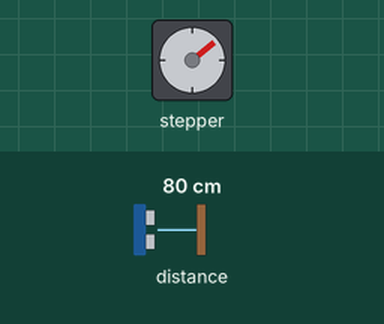
Bench run of a sketch on a simulated Arduino Uno, built with avr-gcc and run on an emulated ATmega328P. Parts: stepper motor. The test bench sets the inputs (shaded band); at power-on: distance to the obstacle 80 cm. Stepper angles assume 4075 steps per turn; what the sketch prints to the serial monitor is not drawn.

Above: at 1.2 s.
1.3 s: distance to the obstacle set to 2 cm
At 1.66 s:
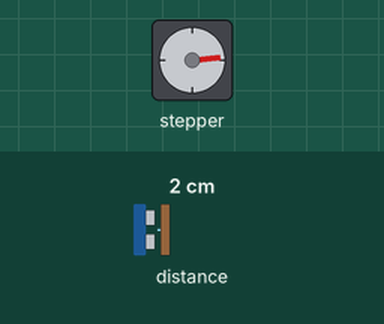
4.3 s: distance to the obstacle set to 18 cm
At 4.66 s:
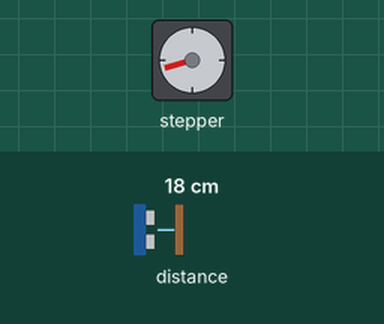
Timing chart, 0 to 13.3 s (numbered marks = the images above; inputs shaded):
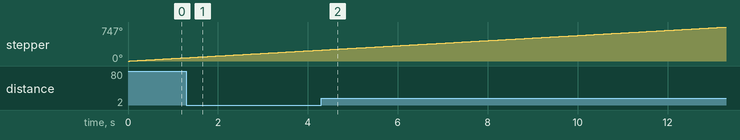

The sketch:

Stepper_test_Angle.ino
```cpp
#include <CustomStepper.h>
#include <Wire.h>
#include <LIDARLite.h>

LIDARLite myLidarLite;
CustomStepper stepper(8, 9, 10, 11);
int angle = 0;
boolean finished = true;
boolean dire = true;
void setup()
{
Serial.begin(115200);
  stepper.setRPM(12);
  stepper.setSPR(4075.7728395);
  myLidarLite.begin();
  stepper.setDirection(CW);
}

void loop()
{


Serial.println("1");

stepper.isDone();

  if(stepper.isDone()){
    finished = true;
  }

  if (finished == true)
  {
//    angle++;
//
//    if(angle == 360){
//      angle = 0;
//
//      if(dire == true){
//      stepper.setDirection(CCW);
//      dire = false;
//      }else{
//      stepper.setDirection(CW);
//      dire = true;
//      }
//    }

    stepper.rotateDegrees(15.0);
//    Serial.print("Angle: ");
//    Serial.print(angle);
//    Serial.print("Range: ");
    Serial.println(myLidarLite.distance());
    finished = false;

  }

  stepper.run();

}
```
